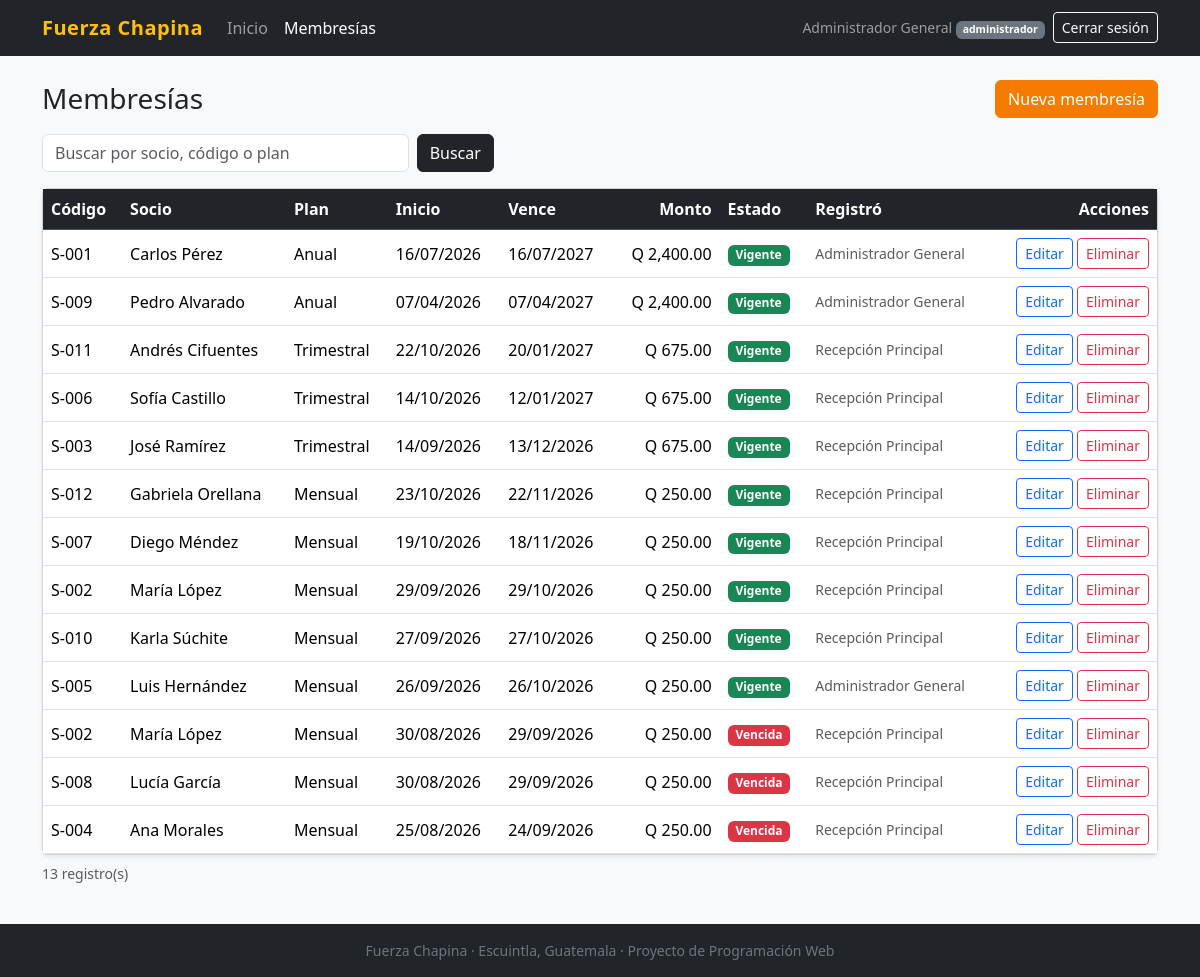
The page /index.php?c=membresia&a=listar (signed in) on the database its author committed.
### tables this page shows
CREATE TABLE `usuarios` (
  `id` int(10) UNSIGNED NOT NULL,
  `usuario` varchar(30) NOT NULL,
  `password_hash` varchar(255) NOT NULL,
  `nombre` varchar(100) NOT NULL,
  `rol` enum('administrador','recepcionista') NOT NULL,
  `activo` tinyint(1) NOT NULL DEFAULT 1
);

CREATE TABLE `membresias` (
  `id` int(10) UNSIGNED NOT NULL,
  `socio_id` int(10) UNSIGNED NOT NULL,
  `plan_id` int(10) UNSIGNED NOT NULL,
  `usuario_id` int(10) UNSIGNED DEFAULT NULL,
  `fecha_inicio` date NOT NULL,
  `fecha_fin` date NOT NULL,
  `monto_pagado` decimal(10,2) NOT NULL
);

CREATE TABLE `socios` (
  `id` int(10) UNSIGNED NOT NULL,
  `codigo` varchar(10) NOT NULL,
  `nombre` varchar(100) NOT NULL,
  `telefono` varchar(15) DEFAULT NULL,
  `fecha_registro` date NOT NULL,
  `activo` tinyint(1) NOT NULL DEFAULT 1
);

CREATE TABLE `planes` (
  `id` int(10) UNSIGNED NOT NULL,
  `nombre` varchar(50) NOT NULL,
  `duracion_dias` smallint(5) UNSIGNED NOT NULL,
  `precio` decimal(10,2) NOT NULL,
  `activo` tinyint(1) NOT NULL DEFAULT 1
);

### core/helpers.php (called while the page is built, shortened)
<?php
function e(mixed $valor): string
{
    return htmlspecialchars((string) $valor, ENT_QUOTES | ENT_SUBSTITUTE, 'UTF-8');
}
function url(string $controlador = 'home', string $accion = 'index', array $params = []): string
{
    return BASE_URL . '/index.php?' . http_build_query(['c' => $controlador, 'a' => $accion] + $params);
}
function asset(string $ruta): string
{
    return BASE_URL . '/public/' . ltrim($ruta, '/');
}
function fecha(?string $fecha): string
{
    return $fecha ? date('d/m/Y', strtotime($fecha)) : '';
}
function quetzales(float|int|string $monto): string
{
    return 'Q ' . number_format((float) $monto, 2);
}
function renderizar(string $vista, array $datos = []): void
{
    extract($datos, EXTR_SKIP);
    require BASE_PATH . '/views/layout/header.php';
    require BASE_PATH . "/views/{$vista}.php";
    require BASE_PATH . '/views/layout/footer.php';
}

### core/Controller.php (called while the page is built, shortened)
<?php
abstract class Controller
{
    protected function render(string $vista, array $datos = []): void
    {
        renderizar($vista, $datos);
    }
}

### controllers/MembresiaController.php (called while the page is built, shortened)
<?php
final class MembresiaController extends Controller
{
    public function listar(): void
    {
        $busqueda = mb_substr(trim((string) ($_GET['q'] ?? '')), 0, 50);
        $this->render('membresias/listar', [
            'titulo'     => 'Membresías',
            'membresias' => Membresia::listar($busqueda),
            'busqueda'   => $busqueda,
        ]);
    }
}

### index.php (called while the page is built, shortened)
<?php
require BASE_PATH . '/core/helpers.php';
spl_autoload_register(static function (string $clase): void {
    foreach (['core', 'models', 'controllers'] as $carpeta) {
        $archivo = BASE_PATH . "/{$carpeta}/{$clase}.php";
        if (is_file($archivo)) {
            return;
        }
    }
});
try {
    $a = strtolower((string) ($_GET['a'] ?? 'index'));
    $controlador = new $clase();
    $controlador->$a();
} catch (Throwable $e) {
    error_log((string) $e);
    mostrarError(500, 'Error del sistema', 'Ocurrió un problema inesperado. Inténtalo de nuevo más tarde.');
}

### core/Auth.php (called while the page is built, shortened)
<?php
final class Auth
{
    public static function check(): bool
    {
        return isset($_SESSION['usuario']);
    }
    public static function usuario(): ?array
    {
        return $_SESSION['usuario'] ?? null;
    }
    public static function tieneRol(string ...$roles): bool
    {
        return self::check() && in_array($_SESSION['usuario']['rol'], $roles, true);
    }
    public static function esAdmin(): bool
    {
        return self::tieneRol('administrador');
    }
}

### config/database.php (called while the page is built, shortened)
<?php
return [
    'host'    => '127.0.0.1',
    'port'    => 3306,
    'dbname'  => 'fuerza_chapina',
    'user'    => 'root',
    'pass'    => '',
    'charset' => 'utf8mb4',
];

### core/Database.php (called while the page is built, shortened)
<?php
final class Database
{
    private static ?PDO $pdo = null;
    public static function pdo(): PDO
    {
        if (self::$pdo === null) {
            $c = require BASE_PATH . '/config/database.php';
            $dsn = sprintf(
                'mysql:host=%s;port=%d;dbname=%s;charset=%s',
                $c['host'], $c['port'], $c['dbname'], $c['charset']
            );
            self::$pdo = new PDO($dsn, $c['user'], $c['pass'], [
                PDO::ATTR_ERRMODE            => PDO::ERRMODE_EXCEPTION,
                PDO::ATTR_DEFAULT_FETCH_MODE => PDO::FETCH_ASSOC,
                PDO::ATTR_EMULATE_PREPARES   => false,
            ]);
            self::$pdo->exec("SET time_zone = '-06:00'");
        }
        return self::$pdo;
    }
}

### models/Membresia.php (called while the page is built, shortened)
<?php
final class Membresia
{
    public static function listar(string $busqueda = ''): array
    {
        $sql = "SELECT m.id, m.fecha_inicio, m.fecha_fin, m.monto_pagado,
                       s.codigo, s.nombre AS socio, p.nombre AS plan,
                       u.nombre AS registrado_por,
                       CASE
                           WHEN CURDATE() BETWEEN m.fecha_inicio AND m.fecha_fin THEN 'vigente'
                           WHEN CURDATE() < m.fecha_inicio THEN 'programada'
                           ELSE 'vencida'
                       END AS estado
                  FROM membresias m
                  JOIN socios s ON s.id = m.socio_id
                  JOIN planes p ON p.id = m.plan_id
                  LEFT JOIN usuarios u ON u.id = m.usuario_id";
        $params = [];
        $stmt = Database::pdo()->prepare($sql . ' ORDER BY m.fecha_fin DESC, m.id DESC');
        $stmt->execute($params);
        return $stmt->fetchAll();
    }
}

### views/membresias/listar.php (the view, shortened to what this page needs)
<?php
$colores = ['vigente' => 'success', 'programada' => 'info', 'vencida' => 'danger'];
?>
<div class="d-flex flex-wrap justify-content-between align-items-center gap-2 mb-3">
    <h1 class="h3 mb-0">Membresías</h1>
    <a class="btn btn-primary" href="<?= e(url('membresia', 'crear')) ?>">Nueva membresía</a>
</div>
<form method="get" action="<?= e(BASE_URL . '/index.php') ?>" class="row g-2 mb-3">
    <div class="col-12 col-md-6 col-lg-4">
        <input type="search" class="form-control" name="q" value="<?= e($busqueda) ?>" maxlength="50"
               placeholder="Buscar por socio, código o plan" aria-label="Buscar membresías">
    </div>
    <div class="col-auto">
        <button type="submit" class="btn btn-dark">Buscar</button>
    </div>
</form>
<div class="card shadow-sm">
    <div class="table-responsive">
        <table class="table table-hover align-middle mb-0">
            <thead class="table-dark">
                <tr>
                    <th>Código</th>
                    <th>Socio</th>
                    <th>Plan</th>
                    <th>Inicio</th>
                    <th>Vence</th>
                    <th class="text-end">Monto</th>
                    <th>Estado</th>
                    <th>Registró</th>
                    <?php if (Auth::esAdmin()): ?><th class="text-end">Acciones</th><?php endif; ?>
                </tr>
            </thead>
            <tbody>
            <?php foreach ($membresias as $m): ?>
                <tr>
                    <td><?= e($m['codigo']) ?></td>
                    <td><?= e($m['socio']) ?></td>
                    <td><?= e($m['plan']) ?></td>
                    <td><?= e(fecha($m['fecha_inicio'])) ?></td>
                    <td><?= e(fecha($m['fecha_fin'])) ?></td>
                    <td class="text-end"><?= e(quetzales($m['monto_pagado'])) ?></td>
                    <td><span class="badge text-bg-<?= e($colores[$m['estado']]) ?>"><?= e(ucfirst($m['estado'])) ?></span></td>
                    <td class="small text-muted"><?= e($m['registrado_por'] ?? '—') ?></td>
                    <?php if (Auth::esAdmin()): ?>
                        <td class="text-end text-nowrap">
                            <a class="btn btn-sm btn-outline-primary"
                               href="<?= e(url('membresia', 'editar', ['id' => $m['id']])) ?>">Editar</a>
                            <form method="post" action="<?= e(url('membresia', 'eliminar')) ?>" class="d-inline"
                                  data-confirm="<?= e('¿Eliminar la membresía de ' . $m['socio'] . '? Esta acción no se puede deshacer.') ?>">
                                <button type="submit" class="btn btn-sm btn-outline-danger">Eliminar</button>
                            </form>
                        </td>
                    <?php endif; ?>
                </tr>
            <?php endforeach; ?>
            </tbody>
        </table>
    </div>
</div>
<p class="text-muted small mt-2"><?= e(count($membresias)) ?> registro(s)</p>

### views/layout/header.php (shortened to what this page needs)
<!DOCTYPE html>
<html lang="es">
<head>
    <link href="<?= e(asset('vendor/bootstrap/css/bootstrap.min.css')) ?>" rel="stylesheet">
    <link href="<?= e(asset('css/app.css')) ?>" rel="stylesheet">
</head>
<body class="d-flex flex-column min-vh-100 bg-light">
<?php if (Auth::check()) { require __DIR__ . '/menu.php'; } ?>
<main class="container py-4 flex-grow-1">

### views/layout/menu.php (shortened to what this page needs)
<?php
$menuOpciones = [
    ['etiqueta' => 'Inicio',     'c' => 'home',      'a' => 'index',  'roles' => ['administrador', 'recepcionista']],
    ['etiqueta' => 'Membresías', 'c' => 'membresia', 'a' => 'listar', 'roles' => ['administrador', 'recepcionista']],
];
$menuActual  = $_GET['c'] ?? 'home';
$menuUsuario = Auth::usuario();
?>
<nav class="navbar navbar-expand-lg navbar-dark bg-dark">
    <div class="container">
        <a class="navbar-brand fw-bold text-warning" href="<?= e(url('home')) ?>"><?= e(APP_NAME) ?></a>
        <div class="collapse navbar-collapse" id="menuPrincipal">
            <ul class="navbar-nav me-auto">
                <?php foreach ($menuOpciones as $opcion): ?>
                    <?php if (Auth::tieneRol(...$opcion['roles'])): ?>
                        <li class="nav-item">
                            <a class="nav-link <?= $menuActual === $opcion['c'] ? 'active' : '' ?>"
                               href="<?= e(url($opcion['c'], $opcion['a'])) ?>"><?= e($opcion['etiqueta']) ?></a>
                        </li>
                    <?php endif; ?>
                <?php endforeach; ?>
            </ul>
            <form method="post" action="<?= e(url('auth', 'logout')) ?>" class="d-flex align-items-center gap-2">
                <span class="navbar-text small">
                    <?= e($menuUsuario['nombre']) ?> <span class="badge text-bg-secondary"><?= e($menuUsuario['rol']) ?></span>
                </span>
                <button type="submit" class="btn btn-outline-light btn-sm">Cerrar sesión</button>
            </form>
        </div>
    </div>
</nav>

### views/layout/footer.php (shortened to what this page needs)
</main>
<footer class="bg-dark text-secondary text-center small py-3">
    <?= e(APP_NAME) ?> · Escuintla, Guatemala · Proyecto de Programación Web
</footer>
</body>
</html>

### public/css/app.css (style rules this page uses)
:root { --fc-naranja: #f57c00; }
.navbar-brand { letter-spacing: .5px; }
.btn-primary { --bs-btn-bg: var(--fc-naranja); --bs-btn-border-color: var(--fc-naranja); --bs-btn-hover-bg: #d96c00; --bs-btn-hover-border-color: #d96c00; --bs-btn-active-bg: #c26100; --bs-btn-active-border-color: #c26100; --bs-btn-disabled-bg: var(--fc-naranja); --bs-btn-disabled-border-color: var(--fc-naranja); }

### rows shown on the page
usuarios: nombre "Administrador General"
membresias: socio.codigo "S-001", socio.nombre "Carlos Pérez", plan.nombre "Anual", fecha_inicio "16/07/2026", fecha_fin "16/07/2027", monto_pagado "Q 2,400.00", estado "Vigente", usuario.nombre "Administrador General"
membresias: socio.codigo "S-009", socio.nombre "Pedro Alvarado", plan.nombre "Anual", fecha_inicio "07/04/2026", fecha_fin "07/04/2027", monto_pagado "Q 2,400.00", estado "Vigente", usuario.nombre "Administrador General"
membresias: socio.codigo "S-011", socio.nombre "Andrés Cifuentes", plan.nombre "Trimestral", fecha_inicio "22/10/2026", fecha_fin "20/01/2027", monto_pagado "Q 675.00", estado "Vigente", usuario.nombre "Recepción Principal"
membresias: socio.codigo "S-006", socio.nombre "Sofía Castillo", plan.nombre "Trimestral", fecha_inicio "14/10/2026", fecha_fin "12/01/2027", monto_pagado "Q 675.00", estado "Vigente", usuario.nombre "Recepción Principal"
membresias: socio.codigo "S-003", socio.nombre "José Ramírez", plan.nombre "Trimestral", fecha_inicio "14/09/2026", fecha_fin "13/12/2026", monto_pagado "Q 675.00", estado "Vigente", usuario.nombre "Recepción Principal"
membresias: socio.codigo "S-012", socio.nombre "Gabriela Orellana", plan.nombre "Mensual", fecha_inicio "23/10/2026", fecha_fin "22/11/2026", monto_pagado "Q 250.00", estado "Vigente", usuario.nombre "Recepción Principal"
membresias: socio.codigo "S-007", socio.nombre "Diego Méndez", plan.nombre "Mensual", fecha_inicio "19/10/2026", fecha_fin "18/11/2026", monto_pagado "Q 250.00", estado "Vigente", usuario.nombre "Recepción Principal"
membresias: socio.codigo "S-002", socio.nombre "María López", plan.nombre "Mensual", fecha_inicio "29/09/2026", fecha_fin "29/10/2026", monto_pagado "Q 250.00", estado "Vigente", usuario.nombre "Recepción Principal"
membresias: socio.codigo "S-010", socio.nombre "Karla Súchite", plan.nombre "Mensual", fecha_inicio "27/09/2026", fecha_fin "27/10/2026", monto_pagado "Q 250.00", estado "Vigente", usuario.nombre "Recepción Principal"
membresias: socio.codigo "S-005", socio.nombre "Luis Hernández", plan.nombre "Mensual", fecha_inicio "26/09/2026", fecha_fin "26/10/2026", monto_pagado "Q 250.00", estado "Vigente", usuario.nombre "Administrador General"
membresias: socio.codigo "S-002", socio.nombre "María López", plan.nombre "Mensual", fecha_inicio "30/08/2026", fecha_fin "29/09/2026", monto_pagado "Q 250.00", estado "Vencida", usuario.nombre "Recepción Principal"
membresias: socio.codigo "S-008", socio.nombre "Lucía García", plan.nombre "Mensual", fecha_inicio "30/08/2026", fecha_fin "29/09/2026", monto_pagado "Q 250.00", estado "Vencida", usuario.nombre "Recepción Principal"
membresias: socio.codigo "S-004", socio.nombre "Ana Morales", plan.nombre "Mensual", fecha_inicio "25/08/2026", fecha_fin "24/09/2026", monto_pagado "Q 250.00", estado "Vencida", usuario.nombre "Recepción Principal"

### other values the page prints
APP_NAME "Fuerza Chapina"
$opcion['etiqueta'] "Inicio"
$opcion['etiqueta'] "Membresías"
$menuUsuario['rol'] "administrador"
count($membresias) "13"
